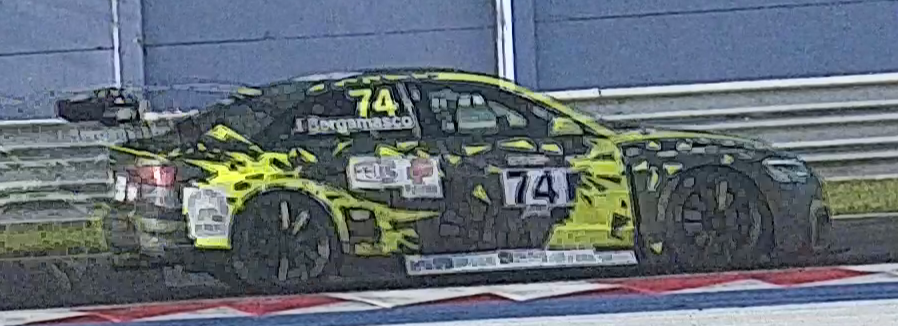
#> input picture imgs/test_audi.png, 898 x 326 px
$ jupyter execute --allow-errors adaptiveThreshold.ipynb   (shell and % lines are left out)
#> lines starting #> are read from the running program, lines starting #| are printed output that depends on the picture; after the words box and inside, x2 and y2 are one past the last pixel; in counts of white or black regions, pixels touching at a corner belong together; long printed decimals are rounded
[StackOverflow](https://stackoverflow.com/questions/28935983/preprocessing-image-for-tesseract-ocr-with-opencv)

[cell 1]
import cv2
import matplotlib.pyplot as plt
from ipywidgets import interact, interactive, fixed, interact_manual, IntSlider, FloatSlider

[cell 2]
image_path = "../imgs/test_audi.png"

image = cv2.imread(image_path, cv2.IMREAD_GRAYSCALE)
#> image: shape (326, 898); min 0, max 251, mean 108.5

image_color = cv2.imread(image_path, cv2.IMREAD_COLOR)
#> image_color is the input picture: shape (326, 898, 3); mean B, G, R 119, 109.6, 99.8

print(image.ndim)
#| 2
print(type(image))
#| <class 'numpy.ndarray'>

[cell 3]
import numpy as np
import matplotlib.colors as mcolors


def make_colormap(seq):
    """Return a LinearSegmentedColormap
    seq: a sequence of floats and RGB-tuples. The floats should be increasing
    and in the interval (0,1).
    """
    seq = [(None,) * 3, 0.0] + list(seq) + [1.0, (None,) * 3]
    cdict = {'red': [], 'green': [], 'blue': []}
    for i, item in enumerate(seq):
        if isinstance(item, float):
            r1, g1, b1 = seq[i - 1]
            r2, g2, b2 = seq[i + 1]
            cdict['red'].append([item, r1, r2])
            cdict['green'].append([item, g1, g2])
            cdict['blue'].append([item, b1, b2])
    return mcolors.LinearSegmentedColormap('CustomMap', cdict)


c = mcolors.ColorConverter().to_rgb
blue = make_colormap([c("black"), c("blue")])
green = make_colormap([c("black"), c("green")])
red = make_colormap([c("black"), c("red")])

def show_splitted(img):
    splitted = cv2.split(img)
    print(len(splitted))
#| 3
    plt.imshow(splitted[0], cmap=blue)
    plt.show()
    plt.imshow(splitted[1], cmap=green)
    plt.show()
    plt.imshow(splitted[2], cmap=red)
    plt.show()

[cell 4]
show_splitted(image_color)

plt.imshow(image, cmap='gray')
plt.show()
plt.imshow(cv2.cvtColor(image_color, cv2.COLOR_BGR2RGB))
plt.show()

[cell 5]
def new_thres(h1, s1, v1, h2, s2, v2):
    hsv = cv2.cvtColor(image_color, cv2.COLOR_BGR2HSV)
    lower_white = np.array([h1, s1, v1])
    upper_white = np.array([h2, s2, v2])
    print(upper_white)

    mask = cv2.inRange(hsv, lower_white, upper_white)

    plt.imshow(mask, cmap="gray")
    plt.show()

    return mask

h1 = IntSlider(min=0, max=179, value=105)
s1 = IntSlider(min=0, max=255, value=15)
v1 = IntSlider(min=0, max=255, value=190)

h2 = IntSlider(min=0, max=179, value=172)
s2 = IntSlider(min=0, max=255, value=111)
v2 = IntSlider(min=0, max=255, value=255)

interact(new_thres, h1 = h1, s1 = s1, v1 = v1, h2 = h2, s2 = s2, v2 = v2)
#> the sliders are set to h1 = 105, s1 = 15, v1 = 190, h2 = 172, s2 = 111, v2 = 255
#> in new_thres, `hsv = cv2.cvtColor(image_color, cv2.COLOR_BGR2HSV)`: hsv: shape (326, 898, 3); mean H, S, V 98.9, 64.9, 125.6
#> in new_thres, `mask = cv2.inRange(hsv, lower_white, upper_white)`:
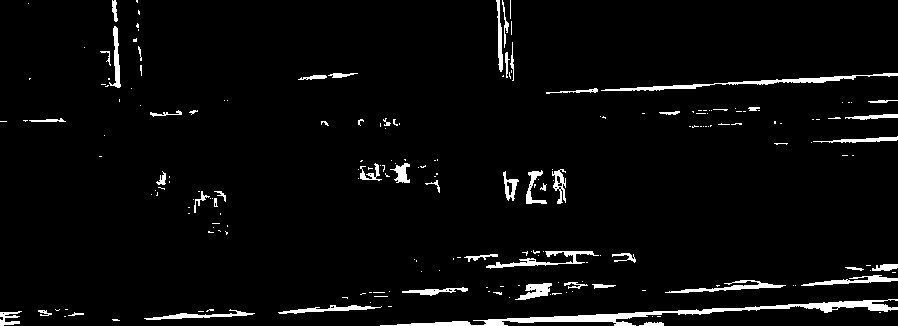
#> mask: shape (326, 898); 3.7% white; 206 white regions (155 under 20 px), largest, box (x1, y1, x2, y2) and area: (380, 299, 898, 326) 2519, (601, 73, 898, 91) 930, (486, 251, 599, 269) 530

[cell 6]
thres = new_thres(98, 0, 127, 155, 90, 255)
#> in new_thres (call 2), `mask = cv2.inRange(hsv, lower_white, upper_white)`: mask: shape (326, 898); 24.3% white; 582 white regions (473 under 20 px)
#> the sliders are set to e = 0.07110000000000001

[cell 7]
def calc_epsilon(e = 0.07110000000000001):
#> called with e = 0.0711
    print(e)
    contours, _ = cv2.findContours(thres, cv2.RETR_TREE, cv2.CHAIN_APPROX_SIMPLE)
#> contours = 915 contours, 789 with area under 20; largest, box (x1, y1, x2, y2) and area: (0, 0, 199, 148) 15942, (222, 0, 494, 86) 8133, (366, 298, 898, 326) 6736, (580, 87, 898, 120) 4286, (38, 280, 596, 326) 3580

    converted = cv2.cvtColor(thres, cv2.COLOR_GRAY2RGB)
#> converted: shape (326, 898, 3); 24.3% white; 582 white regions (473 under 20 px)

    cv2.drawContours(converted, contours, -1, (255, 0, 0), 3)

    approxed = []

    for contour in contours:
        epsilon = e * cv2.arcLength(contour, False)
        approx = cv2.approxPolyDP(contour, epsilon, True)
        x, y, w, h = cv2.boundingRect(approx)
        if w > 20 and h > 20 and len(approx) == 3:
            #print("approx ", approx, "bounds ", (x, y),(x+w, y+h))
            cv2.drawContours(converted, [approx], -1, (0, 255, 0), 3)
            #converted = cv2.rectangle(converted,  (x, y),(x+w, y+h), (0, 0, 255))
            cut = image[y:y+h, x:x+w]
            plt.imshow(cut, cmap="gray")
            plt.show()

            approxed.append(approx)
#> this loop made 915 passes
#> (epsilon, approx, x, y, w, h) on passes 3 to 5: (16.01, [[99, 306], [0, 325]], 0, 306, 100, 20), (1.01, [[61, 313], [68, 313]], 61, 313, 8, 1), (2.29, [[23, 313], [35, 312], [36, 315], [25, 317]], 23, 312, 14, 6)
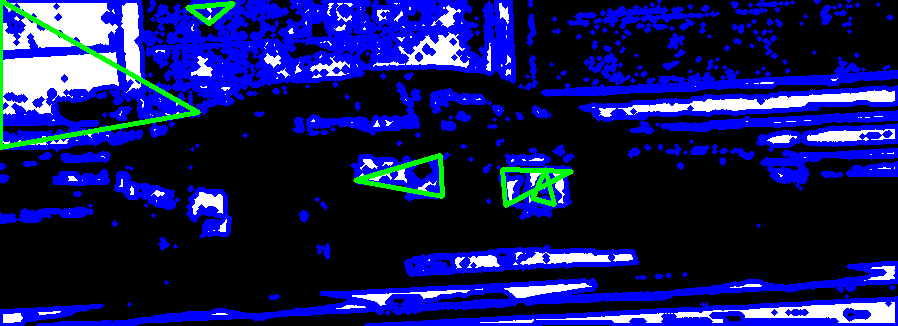
#> converted: shape (326, 898, 3); mean B, G, R 93.5, 24.2, 19.6
#> after the loop, approxed = 5 contours; box (x1, y1, x2, y2) and area: (0, 0, 199, 148) 14553, (355, 155, 443, 197) 1768, (502, 169, 572, 206) 1239, (187, 3, 234, 24) 412, (532, 169, 555, 205) 358


    plt.imshow(converted)
    plt.show()

    return approxed

interact(calc_epsilon, e=FloatSlider(min=0.0001, max=0.1, value=0.07110000000000001, step=0.001))

[cell 8]
contours = calc_epsilon()
#> the loop in calc_epsilon (call 2), `for contour in contours:` made 915 passes

[cell 9]
converted = cv2.cvtColor(thres, cv2.COLOR_GRAY2RGB)

result = None

for contour in contours:
    areaRect = cv2.minAreaRect(contour)
    angle = areaRect[2]

    x, y, w, h = cv2.boundingRect(contour)

    if angle < 10:
        print(angle)
        box = cv2.boxPoints(areaRect)
        box = np.intp(box)

        cv2.drawContours(converted, [box], -1, (255, 0, 0), 3)

        cut = image[y:y+h, x:x+w]


        (height, width) = cut.shape[:2]


        center = (w // 2, h // 2)
        rotation_mat = cv2.getRotationMatrix2D(center, -angle, 1)
        #result = cv2.warpAffine(cut, rotation_mat, cut.shape[1::-1], flags=cv2.INTER_LINEAR, borderValue=(255, 255, 255))


        #result = cv2.resize(result, (width * 2, height * 2))

        result = cut

        plt.imshow(result)
        plt.show()
#> this loop made 5 passes
#> contour on passes 1 to 5: [[571, 171], [502, 169], [505, 205]], [[545, 169], [554, 204], [532, 198]], [[440, 155], [355, 180], [442, 196]], [[187, 7], [209, 23], [233, 3]], [[0, 0], [0, 147], [198, 112]]
#| -88.340
#| -74.745
#| -16.390
#| -4.970
#| -10.024
#> pass 1, `cut = image[y:y+h, x:x+w]`:
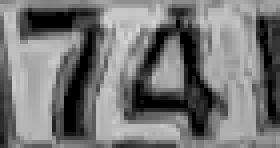
#> cut: shape (37, 70) (shown 4 times larger); min 0, max 213, mean 117.8
#> after the loop:
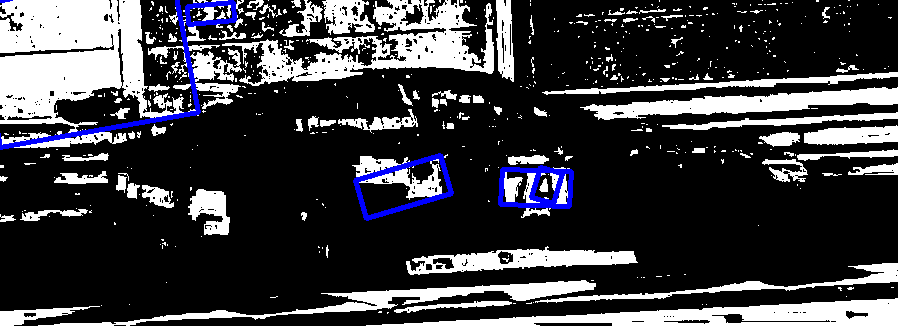
#> converted: shape (326, 898, 3); mean B, G, R 64.5, 60.1, 60.1


plt.imshow(converted)
plt.show()

[cell 10]
_, otsu_thres  = cv2.threshold(result, 0, 255, cv2.THRESH_BINARY | cv2.THRESH_OTSU )
#> otsu_thres: shape (148, 199); 78.3% white; 84 black regions (69 under 20 px), largest, box (x1, y1, x2, y2) and area: (54, 28, 199, 148) 3861, (137, 0, 199, 86) 737, (0, 123, 66, 135) 437

contours, _ = cv2.findContours(otsu_thres, cv2.RETR_TREE, cv2.CHAIN_APPROX_SIMPLE,)

for contour in contours:
    x,y,w,h = cv2.boundingRect(contour)
    cut = otsu_thres[y:y+h, x:x+w]
    plt.imshow(cut)
    plt.show()
#> this loop made 110 passes
#> contour on passes 1, 2, 3, 5, 6, 8, 9, 10, 11, 13, 14, 15: [[152, 145], [152, 147], [153, 147], [153, 145]], [[187, 144], [188, 145], [189, 144]], [[169, 144]], [[137, 143], [137, 145]], [[174, 142], [174, 143], [175, 143]], [[164, 139], [165, 139]], [[168, 138], [169, 138]], [[182, 135]], [[178, 135], [178, 137]], [[135, 134], [136, 133], [137, 134], [136, 135]], [[4, 130], [13, 130]], [[136, 127], [137, 128], [138, 128], [138, 127]]
#> pass 1, `plt.show()`:
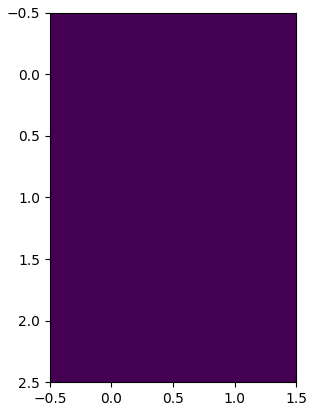
#> figure drawn by matplotlib, 1 panel
#> the sliders are set to size = 3, it = 1

plt.imshow(otsu_thres)
plt.show()

[cell 11]
plt.imshow(result)
plt.show()

def change(size = 3, it = 1):
#> called with size = 3, it = 1
    kernel = np.ones((size, size), np.uint8)

    eroded = cv2.erode(result, kernel, iterations=it)

    dilated = cv2.dilate(result, kernel, iterations=it)

    plt.imshow(eroded)
    plt.show()
    plt.imshow(dilated)
    plt.show()

    return eroded, dilated

interact(change, size = IntSlider(value=3, min=1, max=15), it= IntSlider(value=1, min=1, max=4))

[cell 12]
kernel = cv2.getStructuringElement(cv2.MORPH_ELLIPSE, (3,3))
kernel2 = cv2.getStructuringElement(cv2.MORPH_ELLIPSE, (5,5))
morph = cv2.morphologyEx(result, cv2.MORPH_CLOSE, kernel)
morph2 = cv2.morphologyEx(result, cv2.MORPH_CLOSE, kernel2)


plt.imshow(result)
plt.show()
plt.imshow(morph)
plt.show()
plt.imshow(morph2)
plt.show()

[cell 13]
def test_otsu(val):
    _, otsu_thres  = cv2.threshold(result, val, 255, cv2.THRESH_BINARY )
    plt.imshow(otsu_thres, cmap="gray")
    plt.show()

interact(test_otsu, val=IntSlider(min=0, max=255, value=111))
#> the sliders are set to val = 111
#> in test_otsu, `_, otsu_thres  = cv2.threshold(result, val, 255, cv2.THRESH_BINARY )`: otsu_thres: shape (148, 199); 69.9% white; 101 black regions (83 under 20 px), largest, box (x1, y1, x2, y2) and area: (53, 27, 199, 148) 4297, (137, 0, 199, 113) 2640, (0, 123, 74, 139) 612

[cell 14]
#eroded, dilated = change(3, 1)

_, otsu_thres  = cv2.threshold(result, 111, 255, cv2.THRESH_BINARY )

inv = 255 - otsu_thres

plt.imshow(inv)
plt.show()

closed = cv2.morphologyEx(inv, cv2.MORPH_OPEN, kernel )
#> closed: shape (148, 199); 27.2% white; 42 white regions (26 under 20 px), largest, box (x1, y1, x2, y2) and area: (54, 45, 199, 148) 4099, (137, 0, 199, 113) 2500, (0, 123, 71, 136) 570

plt.imshow(closed)
plt.show()

[cell 15]
ccopy = closed.copy()
cntrs, _ = cv2.findContours(ccopy, cv2.RETR_EXTERNAL, cv2.CHAIN_APPROX_SIMPLE)

print(len(cntrs))
#| 42
rgb = cv2.cvtColor(result, cv2.COLOR_BGR2RGB)

cv2.drawContours(ccopy, cntrs, 0, (0,0,0), -1)
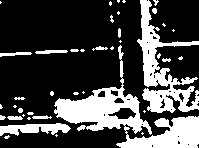
#> ccopy: shape (148, 199); 26.9% white; 41 white regions (26 under 20 px), largest, box (x1, y1, x2, y2) and area: (54, 45, 199, 148) 4099, (137, 0, 199, 113) 2500, (0, 123, 71, 136) 570

for c in cntrs :
    area = cv2.contourArea(c)
    print(area)
    if area < 1000:
        cv2.drawContours(ccopy, [c], 0, (0,0,0), -1)
#> this loop made 42 passes
#> c on passes 3, 4, 10, 12, 18, 30, 31, 33, 38: [[56, 134], [55, 135], [56, 136], [57, 135]], [[142, 132], [141, 133], [142, 134], [143, 133]], [[23, 114], [22, 115], [23, 116], [24, 115]], [[144, 110], [143, 111], [144, 112], [145, 111]], [[83, 91], [82, 92], [83, 93], [84, 92]], [[120, 40], [119, 41], [120, 42], [121, 41]], [[173, 29], [172, 30], [173, 31], [174, 30]], [[163, 23], [162, 24], [164, 26], [165, 25]], [[0, 1], [0, 3], [1, 2]]
#| 48.0
#| 8.0
#| 2.0
#| 2.0
#| 484.0
#| 4.0
#| 38.0
#| 33.0
#> (further printed lines are left out)
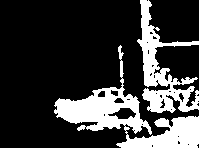
#> ccopy: shape (148, 199); 22.4% white; 2 white regions, box (x1, y1, x2, y2) and area: (54, 45, 199, 148) 4099, (137, 0, 199, 113) 2500

plt.imshow(rgb)
plt.show()
plt.imshow(ccopy)
plt.show()

[cell 16]
clahe = cv2.createCLAHE(clipLimit=0.2, tileGridSize=(10,10))

boh = clahe.apply(result)
plt.imshow(result)
plt.show()
plt.imshow(boh)
plt.show()

[cell 17]
print(ccopy.shape)
#| (148, 199)
print(ccopy[0,0])
#| 0

maschera = cv2.cvtColor(ccopy, cv2.COLOR_GRAY2RGB)

masked = cv2.bitwise_and(rgb, maschera )

invmask = cv2.bitwise_not(maschera)

masked = cv2.add(masked, invmask)

print(masked.shape)
#| (148, 199, 3)

plt.imshow(masked)
plt.show()

[cell 18]
(height, width) = result.shape[:2]
doubled = cv2.resize(result, (width * 2, height * 2))

adaptive = cv2.adaptiveThreshold(doubled, 255, cv2.ADAPTIVE_THRESH_GAUSSIAN_C, cv2.THRESH_BINARY, 41, 2)
#> adaptive: shape (296, 398); 62.4% white; 266 black regions (111 under 20 px), largest, box (x1, y1, x2, y2) and area: (0, 0, 398, 273) 11253, (0, 246, 150, 286) 2919, (0, 0, 232, 168) 2902

print(adaptive)
#> (printed output is left out)

kernel = cv2.getStructuringElement(cv2.MORPH_ELLIPSE, (3,3))
kernel2 = cv2.getStructuringElement(cv2.MORPH_ELLIPSE, (5,5))
morph = cv2.morphologyEx(adaptive, cv2.MORPH_OPEN, kernel)
#> morph: shape (296, 398); 61.7% white; 226 black regions (92 under 20 px), largest, box (x1, y1, x2, y2) and area: (0, 0, 398, 296) 13368, (0, 246, 155, 286) 3199, (0, 0, 232, 168) 2910
morph2 = cv2.morphologyEx(adaptive, cv2.MORPH_OPEN, kernel2)
#> morph2: shape (296, 398); 58.9% white; 141 black regions (64 under 20 px), largest, box (x1, y1, x2, y2) and area: (0, 0, 398, 296) 20911, (0, 246, 207, 294) 4943, (0, 0, 232, 168) 4026


copy = adaptive.copy()
cntrs, _ = cv2.findContours(- adaptive, cv2.RETR_LIST, cv2.CHAIN_APPROX_SIMPLE)

cv2.drawContours(doubled, cntrs, 0, (255, 255,255), -1)
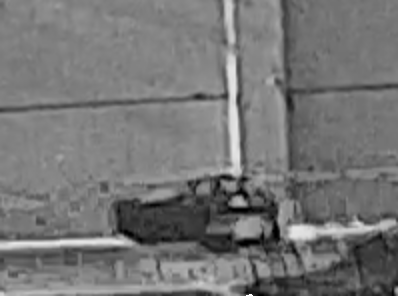
#> doubled: shape (296, 398); min 0, max 255, mean 117.6

for c in cntrs :
    area = cv2.contourArea(c)
    print(area)
    if area < 1000:
        cv2.drawContours(copy, [c], 0, 255, -1)
#> this loop made 327 passes
#> c on passes 2, 3, 18: [[368, 292], [367, 293], [369, 293], [369, 292]], [[390, 288], [390, 289]], [[110, 267], [109, 268], [109, 269], [110, 269]]
#| 3.0
#| 1.5
#| 0.0
#| 102.0
#| 21.0
#| 4.0
#| 157.5
#| 12.5
#> (further printed lines are left out)
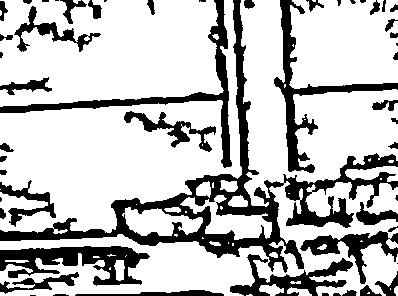
#> copy: shape (296, 398); 74.8% white; 54 black regions (13 under 20 px), largest, box (x1, y1, x2, y2) and area: (0, 0, 398, 273) 11203, (0, 246, 150, 286) 2919, (0, 0, 232, 168) 2902


plt.subplot(2, 2, 1)
plt.imshow(cv2.cvtColor(doubled, cv2.COLOR_BGR2RGB))

plt.subplot(2, 2, 2)
plt.imshow(adaptive, cmap="gray")


plt.subplot(2, 2, 3)
plt.imshow(copy)
plt.subplot(2, 2, 4)
plt.imshow(morph)

plt.show()
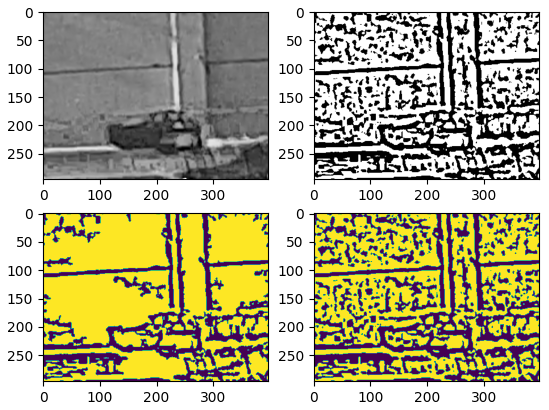
#> figure drawn by matplotlib, 4 panels
